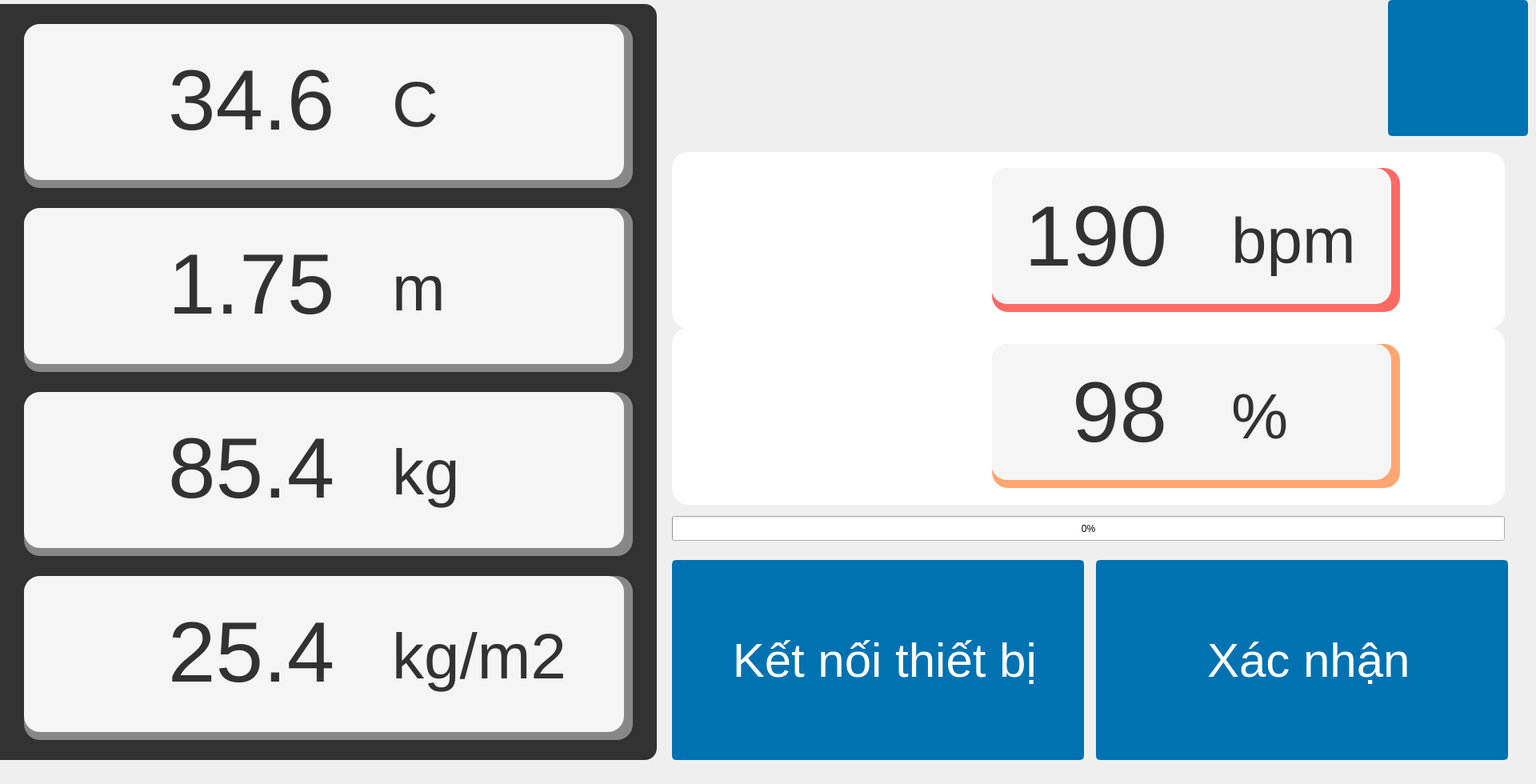
        <widget class="QWidget" name="measuring_frame">
         <property name="minimumSize">
          <size>
           <width>1920</width>
           <height>980</height>
          </size>
         </property>
         <property name="maximumSize">
          <size>
           <width>1920</width>
           <height>980</height>
          </size>
         </property>
         <widget class="QProgressBar" name="progress_bar">
          <property name="geometry">
           <rect>
            <x>840</x>
            <y>645</y>
            <width>1041</width>
            <height>31</height>
           </rect>
          </property>
          <property name="value">
           <number>0</number>
          </property>
          <property name="textVisible">
           <bool>true</bool>
          </property>
         </widget>
         <widget class="QFrame" name="horizontalFrame_16">
          <property name="geometry">
           <rect>
            <x>840</x>
            <y>700</y>
            <width>1050</width>
            <height>250</height>
           </rect>
          </property>
          <widget class="QPushButton" name="connect_device_sensor_but">
           <property name="geometry">
            <rect>
             <x>0</x>
             <y>0</y>
             <width>515</width>
             <height>250</height>
            </rect>
           </property>
           <property name="minimumSize">
            <size>
             <width>100</width>
             <height>30</height>
            </size>
           </property>
           <property name="font">
            <font>
             <family>Segoe UI</family>
             <pointsize>45</pointsize>
            </font>
           </property>
           <property name="layoutDirection">
            <enum>Qt::LeftToRight</enum>
           </property>
           <property name="styleSheet">
            <string notr="true">QPushButton {
	border: 2px solid rgb(0, 114, 177);
	border-radius: 5px;	
	background-color: rgb(0, 114, 177);
	color: rgb(255, 255, 255);
}
QPushButton:hover {
	background-color: rgb(25, 158, 193);
	border: 2px solid rgb(25, 158, 193);
	color: rgb(255, 255, 255);
}
QPushButton:pressed {	
	background-color: rgb(25, 158, 193);
	border: 3px solid rgb(20, 126, 154);
	color: rgb(255, 255, 255);
}</string>
           </property>
           <property name="text">
            <string> Kết nối thiết bị</string>
           </property>
           <property name="icon">
            <iconset>
             <normaloff>icons/sensor.png</normaloff>icons/sensor.png</iconset>
           </property>
           <property name="iconSize">
            <size>
             <width>60</width>
             <height>60</height>
            </size>
           </property>
          </widget>
          <widget class="QPushButton" name="confirm_measuring_sensor">
           <property name="geometry">
            <rect>
             <x>530</x>
             <y>0</y>
             <width>515</width>
             <height>250</height>
            </rect>
           </property>
           <property name="minimumSize">
            <size>
             <width>100</width>
             <height>30</height>
            </size>
           </property>
           <property name="font">
            <font>
             <family>Segoe UI</family>
             <pointsize>45</pointsize>
            </font>
           </property>
           <property name="layoutDirection">
            <enum>Qt::LeftToRight</enum>
           </property>
           <property name="styleSheet">
            <string notr="true">QPushButton {
	border: 2px solid rgb(0, 114, 177);
	border-radius: 5px;	
	background-color: rgb(0, 114, 177);
	color: rgb(255, 255, 255);
}
QPushButton:hover {
	background-color: rgb(25, 158, 193);
	border: 2px solid rgb(25, 158, 193);
	color: rgb(255, 255, 255);
}
QPushButton:pressed {	
	background-color: rgb(25, 158, 193);
	border: 3px solid rgb(20, 126, 154);
	color: rgb(255, 255, 255);
}</string>
           </property>
           <property name="text">
            <string> Xác nhận</string>
           </property>
           <property name="icon">
            <iconset>
             <normaloff>icons/confirm.png</normaloff>icons/confirm.png</iconset>
           </property>
           <property name="iconSize">
            <size>
             <width>80</width>
             <height>80</height>
            </size>
           </property>
          </widget>
         </widget>
         <widget class="QPushButton" name="instruction_but">
          <property name="geometry">
           <rect>
            <x>1735</x>
            <y>0</y>
            <width>175</width>
            <height>170</height>
           </rect>
          </property>
          <property name="minimumSize">
           <size>
            <width>0</width>
            <height>0</height>
           </size>
          </property>
          <property name="font">
           <font>
            <family>Segoe UI</family>
            <pointsize>20</pointsize>
           </font>
          </property>
          <property name="layoutDirection">
           <enum>Qt::RightToLeft</enum>
          </property>
          <property name="styleSheet">
           <string notr="true">QPushButton {
	border: 2px solid rgb(0, 114, 177);
	border-radius: 5px;	
	background-color: rgb(0, 114, 177);
	color: rgb(255, 255, 255);
}
QPushButton:hover {
	background-color: rgb(25, 158, 193);
	border: 2px solid rgb(25, 158, 193);
	color: rgb(255, 255, 255);
}
QPushButton:pressed {	
	background-color: rgb(25, 158, 193);
	border: 3px solid rgb(20, 126, 154);
	color: rgb(255, 255, 255);
}</string>
          </property>
          <property name="text">
           <string/>
          </property>
          <property name="icon">
           <iconset>
            <normaloff>icons/guilde_but.png</normaloff>icons/guilde_but.png</iconset>
          </property>
          <property name="iconSize">
           <size>
            <width>80</width>
            <height>80</height>
           </size>
          </property>
         </widget>
         <widget class="QFrame" name="verticalFrame_13">
          <property name="geometry">
           <rect>
            <x>0</x>
            <y>0</y>
            <width>821</width>
            <height>971</height>
           </rect>
          </property>
          <widget class="QFrame" name="sensor_infor_frame_3">
           <property name="geometry">
            <rect>
             <x>0</x>
             <y>5</y>
             <width>821</width>
             <height>945</height>
            </rect>
           </property>
           <property name="styleSheet">
            <string notr="true">background-color: rgb(50,50,50);
border-radius: 5px;
border-top-left-radius: 0px;
border-top-right-radius: 15px;
border-bottom-left-radius: 0px;
border-bottom-right-radius: 15px;</string>
           </property>
           <widget class="QFrame" name="verticalFrame_14">
            <property name="geometry">
             <rect>
              <x>30</x>
              <y>25</y>
              <width>761</width>
              <height>205</height>
             </rect>
            </property>
            <property name="styleSheet">
             <string notr="true">border-radius: 20px;	
background-color: rgb(135, 135, 135);
color: rgb(255, 255, 255);</string>
            </property>
            <widget class="QFrame" name="verticalFrame_15">
             <property name="geometry">
              <rect>
               <x>0</x>
               <y>0</y>
               <width>750</width>
               <height>195</height>
              </rect>
             </property>
             <property name="styleSheet">
              <string notr="true">border: 0px solid rgb(240, 240, 240);
border-radius: 20px;	
background-color: rgb(245, 245, 245);
color: rgb(255, 255, 255);</string>
             </property>
             <widget class="QPushButton" name="pushButton_6">
              <property name="geometry">
               <rect>
                <x>20</x>
                <y>25</y>
                <width>141</width>
                <height>141</height>
               </rect>
              </property>
              <property name="text">
               <string/>
              </property>
              <property name="icon">
               <iconset>
                <normaloff>icons/temperature.png</normaloff>icons/temperature.png</iconset>
              </property>
              <property name="iconSize">
               <size>
                <width>100</width>
                <height>100</height>
               </size>
              </property>
             </widget>
             <widget class="QLabel" name="measuring_temperature">
              <property name="geometry">
               <rect>
                <x>180</x>
                <y>30</y>
                <width>210</width>
                <height>130</height>
               </rect>
              </property>
              <property name="font">
               <font>
                <family>Segoe UI</family>
                <pointsize>80</pointsize>
                <weight>50</weight>
                <bold>false</bold>
               </font>
              </property>
              <property name="styleSheet">
               <string notr="true">color: rgb(50, 50, 50);</string>
              </property>
              <property name="text">
               <string>34.6</string>
              </property>
              <property name="alignment">
               <set>Qt::AlignLeading|Qt::AlignLeft|Qt::AlignVCenter</set>
              </property>
             </widget>
             <widget class="QLabel" name="heart_rate_8">
              <property name="geometry">
               <rect>
                <x>460</x>
                <y>50</y>
                <width>150</width>
                <height>100</height>
               </rect>
              </property>
              <property name="font">
               <font>
                <family>Segoe UI</family>
                <pointsize>60</pointsize>
                <weight>50</weight>
                <bold>false</bold>
               </font>
              </property>
              <property name="styleSheet">
               <string notr="true">color: rgb(50, 50, 50);</string>
              </property>
              <property name="text">
               <string>C</string>
              </property>
              <property name="alignment">
               <set>Qt::AlignLeading|Qt::AlignLeft|Qt::AlignVCenter</set>
              </property>
             </widget>
            </widget>
           </widget>
           <widget class="QFrame" name="verticalFrame_16">
            <property name="geometry">
             <rect>
              <x>30</x>
              <y>255</y>
              <width>761</width>
              <height>205</height>
             </rect>
            </property>
            <property name="styleSheet">
             <string notr="true">border-radius: 20px;	
background-color: rgb(135, 135, 135);
color: rgb(255, 255, 255);</string>
            </property>
            <widget class="QFrame" name="verticalFrame_17">
             <property name="geometry">
              <rect>
               <x>0</x>
               <y>0</y>
               <width>750</width>
               <height>195</height>
              </rect>
             </property>
             <property name="styleSheet">
              <string notr="true">border: 0px solid rgb(240, 240, 240);
border-radius: 20px;	
background-color: rgb(245, 245, 245);
color: rgb(255, 255, 255);</string>
             </property>
             <widget class="QPushButton" name="pushButton_9">
              <property name="geometry">
               <rect>
                <x>20</x>
                <y>25</y>
                <width>141</width>
                <height>141</height>
               </rect>
              </property>
              <property name="text">
               <string/>
              </property>
              <property name="icon">
               <iconset>
                <normaloff>icons/ruler.png</normaloff>icons/ruler.png</iconset>
              </property>
              <property name="iconSize">
               <size>
                <width>100</width>
                <height>100</height>
               </size>
              </property>
             </widget>
             <widget class="QLabel" name="measuring_height">
              <property name="geometry">
               <rect>
                <x>180</x>
                <y>30</y>
                <width>210</width>
                <height>130</height>
               </rect>
              </property>
              <property name="font">
               <font>
                <family>Segoe UI</family>
                <pointsize>80</pointsize>
                <weight>50</weight>
                <bold>false</bold>
               </font>
              </property>
              <property name="styleSheet">
               <string notr="true">color: rgb(50, 50, 50);</string>
              </property>
              <property name="text">
               <string>1.75</string>
              </property>
              <property name="alignment">
               <set>Qt::AlignLeading|Qt::AlignLeft|Qt::AlignVCenter</set>
              </property>
             </widget>
             <widget class="QLabel" name="heart_rate_9">
              <property name="geometry">
               <rect>
                <x>460</x>
                <y>50</y>
                <width>150</width>
                <height>100</height>
               </rect>
              </property>
              <property name="font">
               <font>
                <family>Segoe UI</family>
                <pointsize>60</pointsize>
                <weight>50</weight>
                <bold>false</bold>
               </font>
              </property>
              <property name="styleSheet">
               <string notr="true">color: rgb(50, 50, 50);</string>
              </property>
              <property name="text">
               <string>m</string>
              </property>
              <property name="alignment">
               <set>Qt::AlignLeading|Qt::AlignLeft|Qt::AlignVCenter</set>
              </property>
             </widget>
            </widget>
           </widget>
           <widget class="QFrame" name="verticalFrame_18">
            <property name="geometry">
             <rect>
              <x>30</x>
              <y>485</y>
              <width>761</width>
              <height>205</height>
             </rect>
            </property>
            <property name="styleSheet">
             <string notr="true">border-radius: 20px;	
background-color: rgb(135, 135, 135);
color: rgb(255, 255, 255);</string>
            </property>
            <widget class="QFrame" name="verticalFrame_19">
             <property name="geometry">
              <rect>
               <x>0</x>
               <y>0</y>
               <width>750</width>
               <height>195</height>
              </rect>
             </property>
             <property name="styleSheet">
              <string notr="true">border: 0px solid rgb(240, 240, 240);
border-radius: 20px;	
background-color: rgb(245, 245, 245);
color: rgb(255, 255, 255);</string>
             </property>
             <widget class="QPushButton" name="pushButton_10">
              <property name="geometry">
               <rect>
                <x>20</x>
                <y>25</y>
                <width>140</width>
                <height>140</height>
               </rect>
              </property>
              <property name="text">
               <string/>
              </property>
              <property name="icon">
               <iconset>
                <normaloff>icons/scale_icon.png</normaloff>icons/scale_icon.png</iconset>
              </property>
              <property name="iconSize">
               <size>
                <width>100</width>
                <height>100</height>
               </size>
              </property>
             </widget>
             <widget class="QLabel" name="measuring_weight">
              <property name="geometry">
               <rect>
                <x>180</x>
                <y>30</y>
                <width>210</width>
                <height>130</height>
               </rect>
              </property>
              <property name="font">
               <font>
                <family>Segoe UI</family>
                <pointsize>80</pointsize>
                <weight>50</weight>
                <bold>false</bold>
               </font>
              </property>
              <property name="styleSheet">
               <string notr="true">color: rgb(50, 50, 50);</string>
              </property>
              <property name="text">
               <string>85.4</string>
              </property>
              <property name="alignment">
               <set>Qt::AlignLeading|Qt::AlignLeft|Qt::AlignVCenter</set>
              </property>
             </widget>
             <widget class="QLabel" name="heart_rate_10">
              <property name="geometry">
               <rect>
                <x>460</x>
                <y>50</y>
                <width>150</width>
                <height>100</height>
               </rect>
              </property>
              <property name="font">
               <font>
                <family>Segoe UI</family>
                <pointsize>60</pointsize>
                <weight>50</weight>
                <bold>false</bold>
               </font>
              </property>
              <property name="styleSheet">
               <string notr="true">color: rgb(50, 50, 50);</string>
              </property>
              <property name="text">
               <string>kg</string>
              </property>
              <property name="alignment">
               <set>Qt::AlignLeading|Qt::AlignLeft|Qt::AlignVCenter</set>
              </property>
             </widget>
            </widget>
           </widget>
           <widget class="QFrame" name="verticalFrame_20">
            <property name="geometry">
             <rect>
              <x>30</x>
              <y>715</y>
              <width>761</width>
              <height>205</height>
             </rect>
            </property>
            <property name="styleSheet">
             <string notr="true">border-radius: 20px;	
background-color: rgb(135, 135, 135);
color: rgb(255, 255, 255);</string>
            </property>
            <widget class="QFrame" name="verticalFrame_21">
             <property name="geometry">
              <rect>
               <x>0</x>
               <y>0</y>
               <width>750</width>
               <height>195</height>
              </rect>
             </property>
             <property name="styleSheet">
              <string notr="true">border: 0px solid rgb(240, 240, 240);
border-radius: 20px;	
background-color: rgb(245, 245, 245);
color: rgb(255, 255, 255);</string>
             </property>
             <widget class="QPushButton" name="pushButton_11">
              <property name="geometry">
               <rect>
                <x>20</x>
                <y>25</y>
                <width>141</width>
                <height>141</height>
               </rect>
              </property>
              <property name="text">
               <string/>
              </property>
              <property name="icon">
               <iconset>
                <normaloff>icons/BMI.png</normaloff>icons/BMI.png</iconset>
              </property>
              <property name="iconSize">
               <size>
                <width>150</width>
                <height>150</height>
               </size>
              </property>
             </widget>
             <widget class="QLabel" name="measuring_BMI">
              <property name="geometry">
               <rect>
                <x>180</x>
                <y>30</y>
                <width>210</width>
                <height>130</height>
               </rect>
              </property>
              <property name="font">
               <font>
                <family>Segoe UI</family>
                <pointsize>80</pointsize>
                <weight>50</weight>
                <bold>false</bold>
               </font>
              </property>
              <property name="styleSheet">
               <string notr="true">color: rgb(50, 50, 50);</string>
              </property>
              <property name="text">
               <string>25.4</string>
              </property>
              <property name="alignment">
               <set>Qt::AlignLeading|Qt::AlignLeft|Qt::AlignVCenter</set>
              </property>
             </widget>
             <widget class="QLabel" name="heart_rate_11">
              <property name="geometry">
               <rect>
                <x>460</x>
                <y>50</y>
                <width>221</width>
                <height>100</height>
               </rect>
              </property>
              <property name="font">
               <font>
                <family>Segoe UI</family>
                <pointsize>60</pointsize>
                <weight>50</weight>
                <bold>false</bold>
               </font>
              </property>
              <property name="styleSheet">
               <string notr="true">color: rgb(50, 50, 50);</string>
              </property>
              <property name="text">
               <string>kg/m2</string>
              </property>
              <property name="alignment">
               <set>Qt::AlignLeading|Qt::AlignLeft|Qt::AlignVCenter</set>
              </property>
             </widget>
            </widget>
           </widget>
          </widget>
         </widget>
         <widget class="QFrame" name="horizontalFrame_17">
          <property name="geometry">
           <rect>
            <x>840</x>
            <y>190</y>
            <width>1041</width>
            <height>441</height>
           </rect>
          </property>
          <widget class="QFrame" name="verticalFrame_22">
           <property name="geometry">
            <rect>
             <x>0</x>
             <y>0</y>
             <width>1041</width>
             <height>221</height>
            </rect>
           </property>
           <property name="styleSheet">
            <string notr="true">border: 0px solid rgb(240, 240, 240);
border-radius: 20px;	
background-color: rgb(255, 255, 255);
color: rgb(255, 255, 255);</string>
           </property>
           <widget class="QPushButton" name="pushButton_12">
            <property name="geometry">
             <rect>
              <x>100</x>
              <y>20</y>
              <width>211</width>
              <height>181</height>
             </rect>
            </property>
            <property name="text">
             <string/>
            </property>
            <property name="icon">
             <iconset>
              <normaloff>icons/heart_rate.png</normaloff>icons/heart_rate.png</iconset>
            </property>
            <property name="iconSize">
             <size>
              <width>200</width>
              <height>200</height>
             </size>
            </property>
           </widget>
           <widget class="QFrame" name="horizontalFrame_18">
            <property name="geometry">
             <rect>
              <x>400</x>
              <y>20</y>
              <width>510</width>
              <height>180</height>
             </rect>
            </property>
            <property name="styleSheet">
             <string notr="true">border: 0px solid rgb(255, 62, 10);
border-radius: 20px;	
background-color: rgb(255, 106, 101);
color: rgb(255, 255, 255);
</string>
            </property>
            <widget class="QFrame" name="horizontalFrame_19">
             <property name="geometry">
              <rect>
               <x>-1</x>
               <y>0</y>
               <width>500</width>
               <height>170</height>
              </rect>
             </property>
             <property name="styleSheet">
              <string notr="true">border: 0px solid rgb(240, 240, 240);
border-radius: 20px;	
background-color: rgb(245, 245, 245);
color: rgb(255, 255, 255);</string>
             </property>
             <widget class="QLabel" name="measuring_heart_pulse">
              <property name="geometry">
               <rect>
                <x>10</x>
                <y>20</y>
                <width>210</width>
                <height>130</height>
               </rect>
              </property>
              <property name="font">
               <font>
                <family>Segoe UI</family>
                <pointsize>80</pointsize>
                <weight>50</weight>
                <bold>false</bold>
               </font>
              </property>
              <property name="styleSheet">
               <string notr="true">color: rgb(50, 50, 50);</string>
              </property>
              <property name="text">
               <string>190</string>
              </property>
              <property name="alignment">
               <set>Qt::AlignRight|Qt::AlignTrailing|Qt::AlignVCenter</set>
              </property>
             </widget>
             <widget class="QLabel" name="heart_rate_13">
              <property name="geometry">
               <rect>
                <x>300</x>
                <y>40</y>
                <width>171</width>
                <height>101</height>
               </rect>
              </property>
              <property name="font">
               <font>
                <family>Segoe UI</family>
                <pointsize>60</pointsize>
                <weight>50</weight>
                <bold>false</bold>
               </font>
              </property>
              <property name="styleSheet">
               <string notr="true">color: rgb(50, 50, 50);</string>
              </property>
              <property name="text">
               <string>bpm</string>
              </property>
              <property name="alignment">
               <set>Qt::AlignLeading|Qt::AlignLeft|Qt::AlignVCenter</set>
              </property>
             </widget>
            </widget>
           </widget>
          </widget>
          <widget class="QFrame" name="verticalFrame_23">
           <property name="geometry">
            <rect>
             <x>0</x>
             <y>220</y>
             <width>1041</width>
             <height>221</height>
            </rect>
           </property>
           <property name="styleSheet">
            <string notr="true">border: 0px solid rgb(240, 240, 240);
border-radius: 20px;	
background-color: rgb(255, 255, 255);
color: rgb(255, 255, 255);</string>
           </property>
           <widget class="QPushButton" name="pushButton_13">
            <property name="geometry">
             <rect>
              <x>100</x>
              <y>20</y>
              <width>211</width>
              <height>181</height>
             </rect>
            </property>
            <property name="text">
             <string/>
            </property>
            <property name="icon">
             <iconset>
              <normaloff>icons/SPO2_website-icon.png</normaloff>icons/SPO2_website-icon.png</iconset>
            </property>
            <property name="iconSize">
             <size>
              <width>200</width>
              <height>200</height>
             </size>
            </property>
           </widget>
           <widget class="QFrame" name="horizontalFrame_20">
            <property name="geometry">
             <rect>
              <x>400</x>
              <y>20</y>
              <width>510</width>
              <height>180</height>
             </rect>
            </property>
            <property name="styleSheet">
             <string notr="true">border: 0px solid rgb(255, 62, 10);
border-radius: 20px;	
background-color: rgb(255, 166, 114);
color: rgb(255, 255, 255);</string>
            </property>
            <widget class="QFrame" name="horizontalFrame_21">
             <property name="geometry">
              <rect>
               <x>-1</x>
               <y>0</y>
               <width>500</width>
               <height>170</height>
              </rect>
             </property>
             <property name="styleSheet">
              <string notr="true">border-radius: 20px;	
background-color: rgb(245, 245, 245);;
color: rgb(255, 255, 255);</string>
             </property>
             <widget class="QLabel" name="measuring_spo2">
              <property name="geometry">
               <rect>
                <x>10</x>
                <y>20</y>
                <width>210</width>
                <height>130</height>
               </rect>
              </property>
              <property name="font">
               <font>
                <family>Segoe UI</family>
                <pointsize>80</pointsize>
                <weight>50</weight>
                <bold>false</bold>
               </font>
              </property>
              <property name="styleSheet">
               <string notr="true">color: rgb(50, 50, 50);</string>
              </property>
              <property name="text">
               <string>98</string>
              </property>
              <property name="alignment">
               <set>Qt::AlignRight|Qt::AlignTrailing|Qt::AlignVCenter</set>
              </property>
             </widget>
             <widget class="QLabel" name="heart_rate_14">
              <property name="geometry">
               <rect>
                <x>300</x>
                <y>40</y>
                <width>150</width>
                <height>100</height>
               </rect>
              </property>
              <property name="font">
               <font>
                <family>Segoe UI</family>
                <pointsize>60</pointsize>
                <weight>50</weight>
                <bold>false</bold>
               </font>
              </property>
              <property name="styleSheet">
               <string notr="true">color: rgb(50, 50, 50);</string>
              </property>
              <property name="text">
               <string>%</string>
              </property>
              <property name="alignment">
               <set>Qt::AlignLeading|Qt::AlignLeft|Qt::AlignVCenter</set>
              </property>
             </widget>
            </widget>
           </widget>
          </widget>
         </widget>
        </widget>
